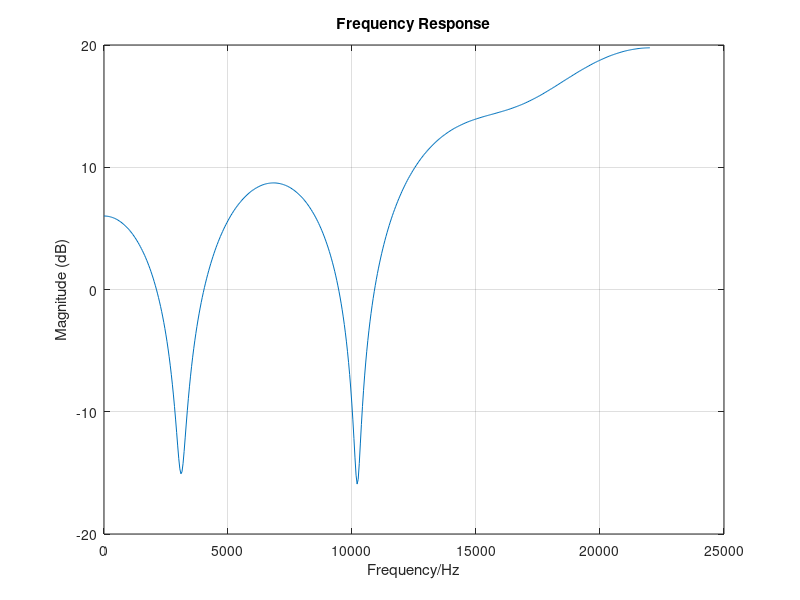

Recreate this plot in MATLAB.
fs = 44100;
a6 = 0.24511241;
a5 = 0.07484454;
a4 = -1.4823002;
a3 = 2.29845421;
a2 = -2.63340862;
a1 = 2.49555074;
b = [1 a6 a5 a4 a3 a2 a1];
a = 1;
[H,w] = freqz(b,a);
f = (w/(2*pi))*fs;
figure;
plot(f, 20 * log10(abs(H))); % Normalize frequency to Nyquist frequency
xlabel('Frequency/Hz');
ylabel('Magnitude (dB)');
title('Frequency Response');
grid on;